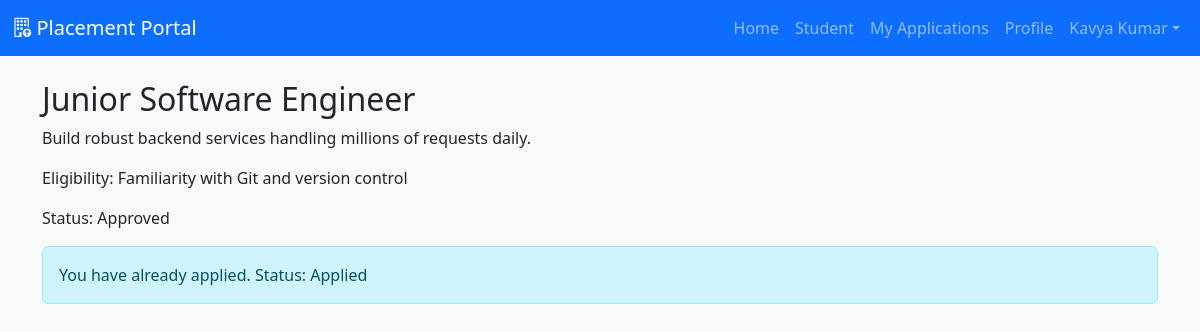
The app's page /drive/1 (signed in) with its own data.
### models.py (models this page shows, shortened)
class User(UserMixin, db.Model):
    __tablename__ = 'users'
    id = db.Column(db.Integer, primary_key=True)
    email = db.Column(db.String(120), unique=True, nullable=False)
    password = db.Column(db.String(128), nullable=False)
    name = db.Column(db.String(120))
    role = db.Column(db.String(20), nullable=False)  # 'admin', 'company', 'student'
    active = db.Column(db.Boolean, default=True)
    blacklisted = db.Column(db.Boolean, default=False)

class Drive(db.Model):
    __tablename__ = 'drives'
    id = db.Column(db.Integer, primary_key=True)
    company_id = db.Column(db.Integer, db.ForeignKey('companies.id'), nullable=False)
    job_title = db.Column(db.String(240), nullable=False)
    job_description = db.Column(db.Text)
    eligibility = db.Column(db.String(240))
    salary = db.Column(db.String(100))
    location = db.Column(db.String(120))
    application_deadline = db.Column(db.Date)
    status = db.Column(db.String(20), default='Pending')  # Pending / Approved / Closed
    created_at = db.Column(db.DateTime, default=datetime.utcnow)
    company = db.relationship('CompanyProfile', backref='drives')

class Application(db.Model):
    __tablename__ = 'applications'
    id = db.Column(db.Integer, primary_key=True)
    student_id = db.Column(db.Integer, db.ForeignKey('users.id'), nullable=False)
    drive_id = db.Column(db.Integer, db.ForeignKey('drives.id'), nullable=False)
    applied_at = db.Column(db.DateTime, default=datetime.utcnow)
    status = db.Column(db.String(20), default='Applied')  # Applied / Shortlisted / Selected / Rejected
    student = db.relationship('User', backref='applications')
    drive = db.relationship('Drive', backref='applications')
    __table_args__ = (db.UniqueConstraint('student_id', 'drive_id', name='_student_drive_uc'),)

### app.py (the view, shortened to what this page needs)
@app.route('/drive/<int:drive_id>', methods=['GET','POST'])
@login_required
def view_drive(drive_id):
    drive = Drive.query.get_or_404(drive_id)
    form = ApplicationForm()
    if current_user.role != 'student':
        flash('Only students can apply', 'warning')
        return redirect(url_for('index'))
    existing = Application.query.filter_by(student_id=current_user.id, drive_id=drive.id).first()
    return render_template('drive.html', drive=drive, form=form, existing=existing)

### app.py (called while the page is built)
@login_manager.user_loader
def load_user(user_id):
    return User.query.get(int(user_id))

### templates/drive.html
{% extends 'base.html' %}
{% block content %}
  <h2>{{ drive.job_title }}</h2>
  <p>{{ drive.job_description }}</p>
  <p>Eligibility: {{ drive.eligibility }}</p>
  <p>Status: {{ drive.status }}</p>
  {% if current_user.is_authenticated and current_user.role=='student' %}
    {% if existing %}
      <div class="alert alert-info">You have already applied. Status: {{ existing.status }}</div>
    {% else %}
      <form method="post">{{ form.hidden_tag() }}<button class="btn btn-primary">Apply</button></form>
    {% endif %}
  {% else %}
    <p>Please login as student to apply.</p>
  {% endif %}
{% endblock %}

### templates/base.html (shortened to what this page needs)
<!doctype html>
<html lang="en">
  <head>
    <link href="https://cdn.jsdelivr.net/npm/bootstrap@5.3.0/dist/css/bootstrap.min.css" rel="stylesheet">
    <link href="https://cdn.jsdelivr.net/npm/bootstrap-icons@1.10.5/font/bootstrap-icons.css" rel="stylesheet">
    <link href="{{ url_for('static', filename='css/style.css') }}" rel="stylesheet">
  </head>
  <body>
    <nav class="navbar navbar-expand-lg navbar-dark bg-primary">
      <div class="container-fluid">
        <a class="navbar-brand d-flex align-items-center" href="{{ url_for('index') }}"><i class="bi bi-building-up"></i>&nbsp;Placement Portal</a>
        <div class="collapse navbar-collapse" id="navCollapse">
          <ul class="navbar-nav ms-auto">
            <li class="nav-item"><a class="nav-link" href="{{ url_for('index') }}">Home</a></li>
            {% if current_user.is_authenticated %}
              {% if current_user.role=='admin' %}
                <li class="nav-item"><a class="nav-link" href="{{ url_for('admin_dashboard') }}">Admin</a></li>
                <li class="nav-item"><a class="nav-link" href="{{ url_for('admin_applications') }}">Applications</a></li>
              {% elif current_user.role=='company' %}
                <li class="nav-item"><a class="nav-link" href="{{ url_for('company_dashboard') }}">Company</a></li>
              {% else %}
                <li class="nav-item"><a class="nav-link" href="{{ url_for('student_dashboard') }}">Student</a></li>
                <li class="nav-item"><a class="nav-link" href="{{ url_for('student_applications') }}">My Applications</a></li>
                <li class="nav-item"><a class="nav-link" href="{{ url_for('student_profile') }}">Profile</a></li>
              {% endif %}
              <li class="nav-item dropdown">
                <a class="nav-link dropdown-toggle" href="#" role="button" data-bs-toggle="dropdown">{{ current_user.name }}</a>
              </li>
            {% else %}
              <li class="nav-item"><a class="nav-link" href="{{ url_for('login') }}">Login</a></li>
            {% endif %}
          </ul>
        </div>
      </div>
    </nav>
    <div class="container mt-4">
      {% block content %}{% endblock %}
    </div>
  </body>
</html>

### static/css/style.css (style rules this page uses)
body { background: #f8f9fa; }
.navbar-brand i { font-size: 1.2rem; }

### records on screen
User: name "Kavya Kumar"
Drive: job_title "Junior Software Engineer", job_description "Build robust backend services handling millions of requests daily.", eligibility "Familiarity with Git and version control", status "Approved"
Application: status "Applied"
